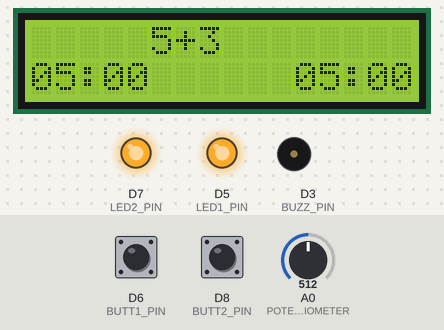
A sketch run on a simulated ESP8266 (NodeMCU). Shown: 16×2 character LCD, output pins drawn as LEDs (lit = HIGH), buzzer (waves = sounding, pin HIGH). Dashed ring = blinking. Inputs (shaded band) come from the test bench; at power-on: D8 (BUTT2_PIN) LOW, D6 (BUTT1_PIN) LOW, A0 (POTENTIOMETER) = 512. What the sketch prints to the serial monitor is not drawn.

Above: at 1.2 s.
1.3 s: D8 (BUTT2_PIN) pulled HIGH for 1 s
At 2.9 s:
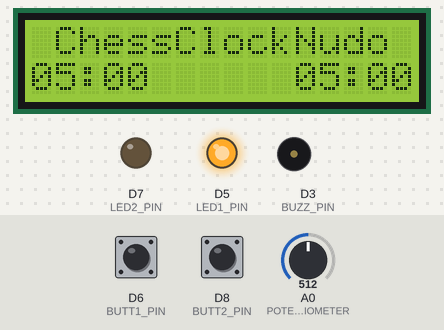
5.3 s: D6 (BUTT1_PIN) pulled HIGH for 0.15 s
At 6.1 s:
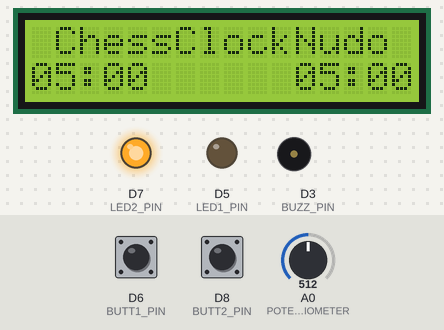
8.4 s: D8 (BUTT2_PIN) pulled HIGH for 0.15 s
At 9.8 s:
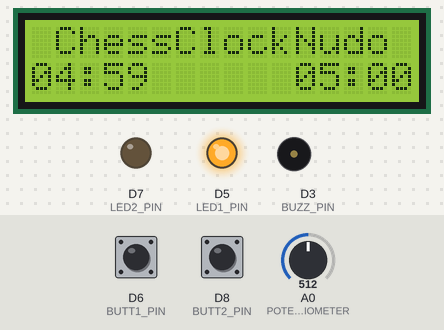
11.5 s: D6 (BUTT1_PIN) pulled HIGH for 1 s
At 14.9 s:
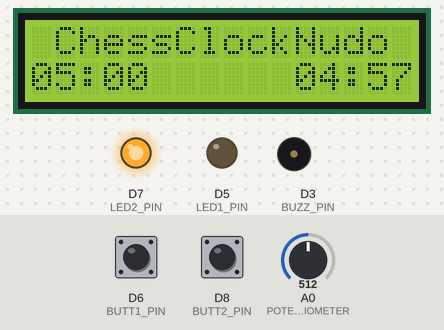
15.5 s: D6 (BUTT1_PIN) driven HIGH and D8 (BUTT2_PIN) driven HIGH
At 16.89 s:
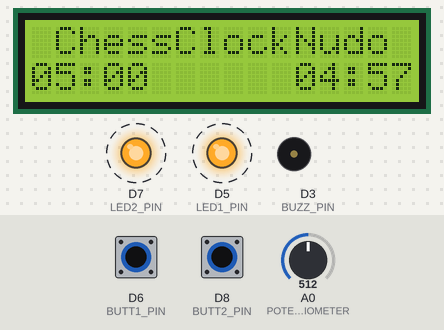
18.5 s: A0 (POTENTIOMETER) set to 548
21.5 s: A0 (POTENTIOMETER) set to 567
At 25.3 s:
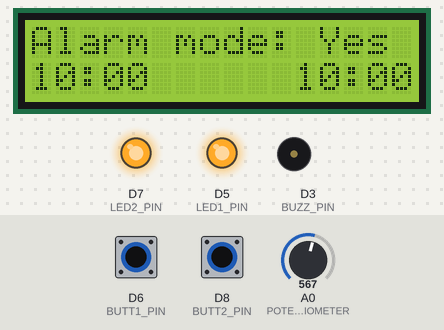
Timing chart, 0 to 25.5 s (numbered marks = the images above; inputs shaded):
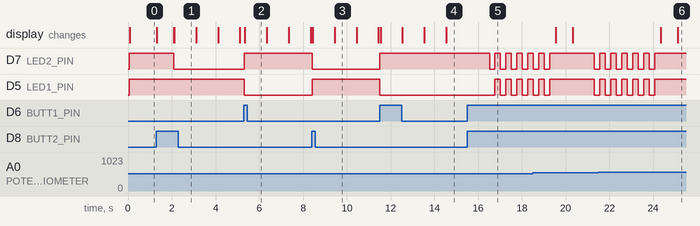

Measured:
- the behaviour switches between 556 and 557 on A0 (POTENTIOMETER) (found by bisection; images 5 and 6)
- after the input at 1.3 s, D7 (LED2_PIN): HIGH → LOW after 0.79 s; the display: first changes at once (image 1 shows a later state)
- after the input at 5.3 s, D7 (LED2_PIN): LOW → HIGH at once; D5 (LED1_PIN): HIGH → LOW at once
- after the input at 8.4 s, D7 (LED2_PIN): HIGH → LOW at once; D5 (LED1_PIN): LOW → HIGH at once
- after the input at 11.5 s, D7 (LED2_PIN): LOW → HIGH at once; D5 (LED1_PIN): HIGH → LOW at once
- after the input at 15.5 s, D7 (LED2_PIN): alternates HIGH for 0.25 s and LOW for 0.25 s, starting after 1.0 s; D5 (LED1_PIN): alternates HIGH for 0.25 s and LOW for 0.25 s, starting after 1.3 s
- after the input at 21.5 s, the display: first changes after 2.8 s (image 6 shows a later state)

The sketch:

ChessClock-NodeMcu.ino
```cpp
#include <Wire.h>
#include <LiquidCrystal_I2C.h>

//I2C pin define
#define I2C_ADDR 0x27
#define BACKLIGHT_PIN 3
#define En_pin 2
#define Rw_pin 1
#define Rs_pin 0
#define D4_pin 4
#define D5_pin 5
#define D6_pin 6
#define D7_pin 7

// macros from DateTime.h for getting elapsed time

#define SECS_PER_MIN  (60UL)
#define numberOfSeconds(_time_) (_time_ % SECS_PER_MIN)
#define numberOfMinutes(_time_) ((_time_ / SECS_PER_MIN) % SECS_PER_MIN)

// LCD init
LiquidCrystal_I2C lcd(I2C_ADDR, En_pin, Rw_pin, Rs_pin, D4_pin, D5_pin, D6_pin, D7_pin);

unsigned long start_turn1_timer;
unsigned long start_turn2_timer;
unsigned int timer1;
unsigned int timer2;
unsigned int turn;
unsigned int pot;
unsigned int time_mode[12] = {1, 2, 3, 3, 5, 5, 10, 10, 15, 30, 30, 59}; //min
unsigned int time_increment[12] = {0, 1, 0, 2, 0, 3, 0, 5, 10, 0, 20, 0}; //sec
unsigned int alarm_time[12] = {10, 10, 20, 20, 30, 30, 60, 60, 60, 120, 90, 180}; //sec
unsigned int alarm_mode = 1;
unsigned int time_mode_index;
unsigned int old_time_mode_index;

uint8_t LED1_PIN = D5;
uint8_t LED2_PIN = D7;
uint8_t BUTT1_PIN = D6;
uint8_t BUTT2_PIN = D8;
uint8_t BUZZ_PIN = D3;
uint8_t POTENTIOMETER = A0;

//GAME OVER func
void game_over(int led_pin) {
  for (int i = 0; i < 10; i++) {
    digitalWrite(led_pin, LOW);
    digitalWrite(BUZZ_PIN, HIGH);
    delay(250);
    digitalWrite(led_pin, HIGH);
    digitalWrite(BUZZ_PIN, LOW);
    delay(250);
  }
}


//Reset
void reset_mode() {
  for (int i = 0; i < 6; i++) {
    digitalWrite(LED1_PIN, LOW);
    digitalWrite(LED2_PIN, LOW);
    delay(250);
    digitalWrite(LED1_PIN, HIGH);
    digitalWrite(LED2_PIN, HIGH);
    delay(250);
  }
}

void alarm() {

  if(timer1 == alarm_time[time_mode_index]) {
    while((millis() - start_turn1_timer) <= 250) {
      digitalWrite(BUZZ_PIN, HIGH);
    }
    digitalWrite(BUZZ_PIN, LOW);
  } else {
    while((millis() - start_turn2_timer) <= 250) {
      digitalWrite(BUZZ_PIN, HIGH);
    }
    digitalWrite(BUZZ_PIN, LOW);
  }
}

//Time handling functions
String printDigits(byte digits) {
  // Utility function for digital clock display: prints colon and leading 0
  String string = String(":");
  if (digits < 10)
    string += String("0");
  string += String(digits, DEC);
  return string;
}

String millis_to_date(unsigned int timer) {

  String date;

  int minutes = numberOfMinutes(timer);
  int seconds = numberOfSeconds(timer);

  String minutes_str;
  if (minutes < 10)
    minutes_str = String("0") + String(minutes, DEC);
  else
    minutes_str = String(minutes, DEC);

  String seconds_str = String(":");
  if (seconds < 10)
    seconds_str = seconds_str + String("0") + String(seconds, DEC);
  else
    seconds_str = seconds_str + String(seconds, DEC);

  date = String(minutes_str + seconds_str);

  return date;
}


void setup() {

  //Butt/Led setup
  pinMode(LED1_PIN, OUTPUT);
  pinMode(BUTT1_PIN, INPUT);
  pinMode(LED2_PIN, OUTPUT);
  pinMode(BUTT2_PIN, INPUT);
  pinMode (BUZZ_PIN, OUTPUT);

  //LCD setup
  lcd.begin(16, 2);
  lcd.setBacklightPin(BACKLIGHT_PIN, POSITIVE);
  lcd.setBacklight(HIGH);
  lcd.home ();

  //ChessClock variables init
  timer1 = 60 * 10; // 10 min default
  timer2 = 60 * 10;
  turn = 0;
  time_mode_index = 7;
  old_time_mode_index = 7;

  Serial.begin(9600);
}


void loop() {
  Serial.println(turn);

  // Switch turn triggering

  if (timer1 == 0 || timer2 == 0) {
    /*Time: 00:00 -> GAME OVER*/
    if (timer1 == 0) {
      game_over(LED1_PIN);
    } else {
      game_over(LED2_PIN);
    }
    turn = 0;
    lcd.clear();
  } else if (digitalRead(BUTT1_PIN) == HIGH && digitalRead(BUTT2_PIN) == HIGH && turn != 0) {
    /*RESET (holding both buttons)*/
    delay(1000); //checking the holding of both buttons
    if (digitalRead(BUTT1_PIN) == HIGH && digitalRead(BUTT2_PIN) == HIGH) {
      reset_mode();
      turn = 0;
      lcd.clear();
    }
  } else if (digitalRead(BUTT1_PIN) == HIGH && turn != 2 ) {
    if (turn == 0) {
      delay(750);
      turn = 3;
      Serial.println("!!!!!!!!");
    } else {
      /*Timer 1: "I move, it's your turn"*/
      digitalWrite(LED1_PIN, LOW);
      digitalWrite(LED2_PIN, HIGH);

      start_turn2_timer = millis();
      if (turn != 3)
        timer1 += time_increment[time_mode_index];
      turn = 2;
    }

    lcd.clear();

  } else if (digitalRead(BUTT2_PIN) == HIGH && turn != 1) {
    if (turn == 0) {
      turn = 3;
      lcd.clear();
      delay(750);
      Serial.println("!!!!!!!!");
    } else {
      /*Timer 2: "I move, it's your turn"*/
      digitalWrite(LED1_PIN, HIGH);
      digitalWrite(LED2_PIN, LOW);

      start_turn1_timer = millis();
      if (turn != 3)
        timer2 += time_increment[time_mode_index];
      turn = 1;
    }

    lcd.clear();
  }

  switch (turn) {

    case 0:
      /*Setup Mode*/
      digitalWrite(LED1_PIN, HIGH);
      digitalWrite(LED2_PIN, HIGH);
      pot = analogRead(POTENTIOMETER);
      //Serial.println(pot);

      time_mode_index = map(pot, 90, 1024, 0, 11); // A0 - ADC pin of NODEMCU gives this value mapping
      //Serial.println(time_mode_index);

      if (time_mode_index != old_time_mode_index) {
        lcd.clear();
        old_time_mode_index = time_mode_index;
      }

      timer1 = time_mode[time_mode_index] * 60;
      timer2 = time_mode[time_mode_index] * 60;
      break;
    case 1 :
      /*Turn 1*/
      if ((millis() - start_turn1_timer) >= 1000) {
        start_turn1_timer = millis();
        timer1 -= 1;
      }
      break;
    case 2:
      /*Turn 2*/
      if ((millis() - start_turn2_timer) >= 1000) {
        start_turn2_timer = millis();
        timer2 -= 1;
      }
      break;
    case 3:
      /*Setting alarm mode*/
      digitalWrite(LED1_PIN, HIGH);
      digitalWrite(LED2_PIN, HIGH);
      pot = analogRead(POTENTIOMETER);

      alarm_mode = map(pot, 90, 1024, 0, 1);
      break;
  }

  //Alarm handling
  if ((turn == 1 or turn == 2) && alarm_mode && (timer1 == alarm_time[time_mode_index] or timer2 == alarm_time[time_mode_index])) {
    alarm();
  }

  //LCD print

  if (turn == 0) {
    lcd.setCursor(5, 0);
    lcd.print(String(time_mode[time_mode_index]) + String("+") + String(time_increment[time_mode_index]));
  } else if (turn == 3) {
    lcd.setCursor(0, 0);
    String alarm_value_str;

    if (alarm_mode)
      alarm_value_str = String("Yes");
    else
      alarm_value_str = String("No ");

    lcd.print("Alarm mode: " + alarm_value_str);
  } else {
    lcd.setCursor(1, 0);
    lcd.print("ChessClockNudo");
  }

  //Timer 1 ---> left
  lcd.setCursor(0, 1);
  String date1 = millis_to_date(timer1);
  lcd.print(date1);

  //Timer 2 ---> right
  lcd.setCursor(11, 1);
  String date2 = millis_to_date(timer2);
  lcd.print(date2);

}
```
